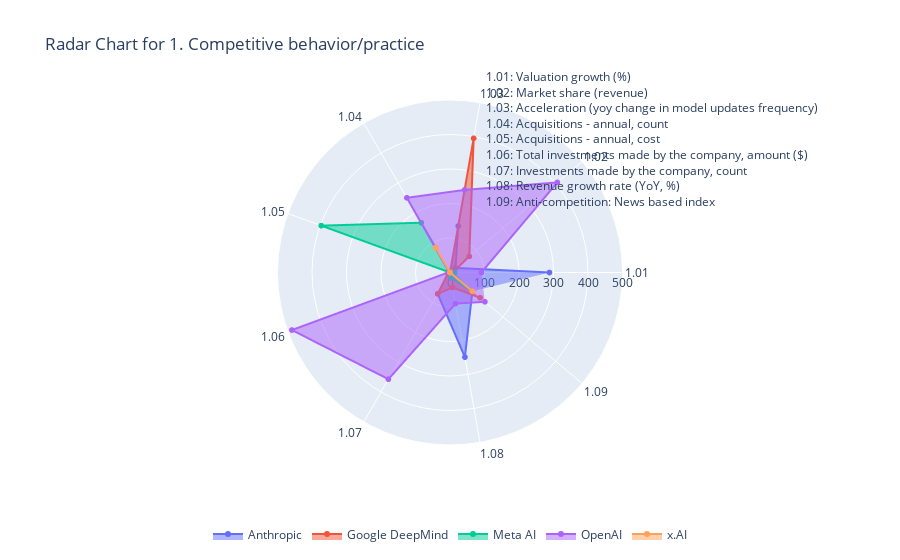
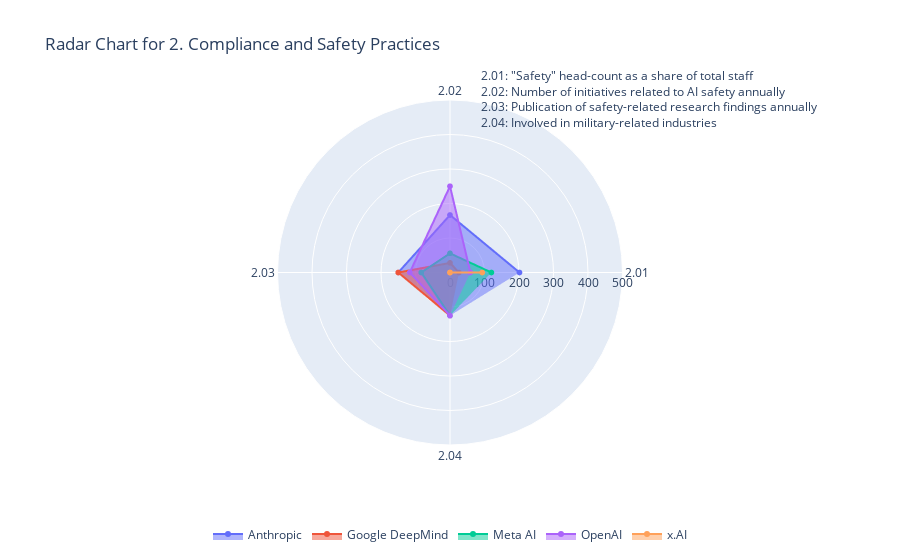
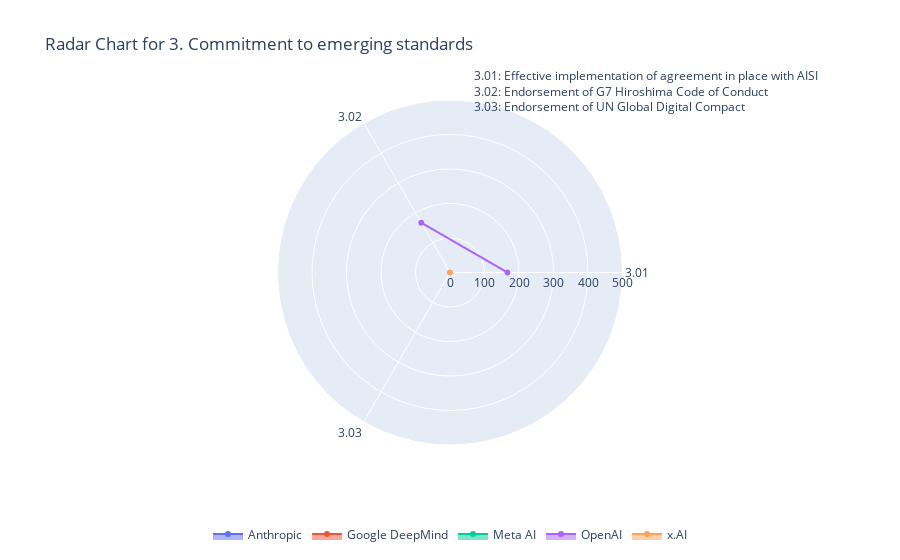
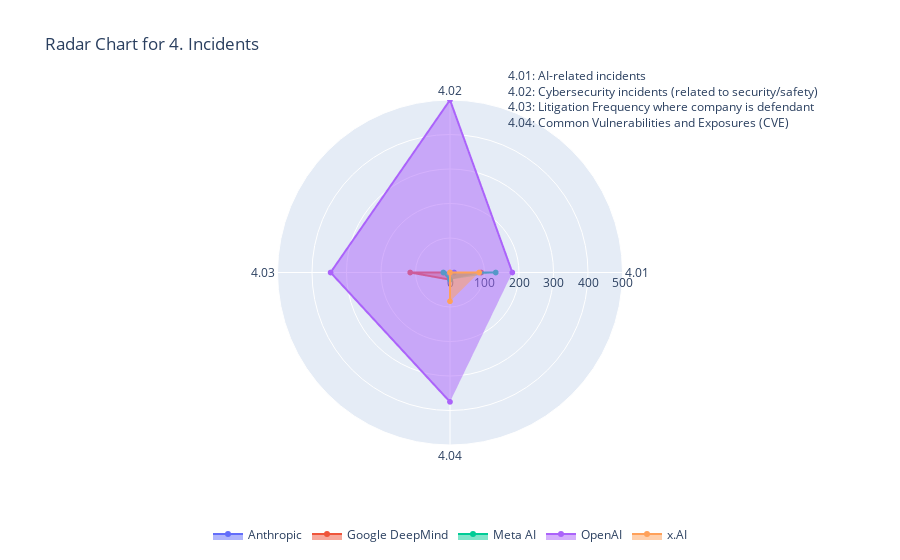

Write notebook code for charts like these, in order.
### Code cell
# Create a radar chart for each category
for category in categories:
    category_data = df[df['Risk Category'] == category]
    
    fig = go.Figure()
    
    # Add a trace for each company
    for company in companies:
        company_data = category_data[category_data['Company'] == company]
        fig.add_trace(go.Scatterpolargl(
            r=company_data['Standardized Value'],
            theta=company_data['Risk ID'],
            connectgaps=True,
            fill='toself',
            name=company
        ))

    # Update the layout to move the legend to the bottom
    fig.update_layout(
        legend=dict(
            orientation="h",
            yanchor="bottom",
            y=-0.3,
            xanchor="center",
            x=0.5
        )
    )
    
    # Add annotations for Risk ID and Risk Indicator
    annotations = []
    for risk_id, risk_indicator in zip(category_data['Risk ID'].unique(), category_data['Risk Indicator'].unique()):
        annotations.append(f"{risk_id}: {risk_indicator}")
    
    # Update the layout
    fig.update_layout(
        polar=dict(
            radialaxis=dict(
                visible=True,
                range=[0, 500]
            )),
        showlegend=True,
        title=f"Radar Chart for {category}",
        annotations=[dict(
            x=1.0,
            y=1.1,
            xref="paper",
            yref="paper",
            showarrow=False,
            text="<br>".join(annotations),
            align="left"
        )]
    )
    
    fig.show()

### Figure 1 — Plotly figure (JSON) as saved in the notebook; plotly's stock layout.template omitted (floating-point values rounded to 4 significant figures)
{"data": [{"connectgaps": true, "fill": "toself", "name": "Anthropic", "r": [288.2, 20.83, 136.7, 0, 0, 6.361, 71.43, 249.1, 84.65], "theta": ["1.01", "1.02", "1.03", "1.04", "1.05", "1.06", "1.07", "1.08", "1.09"], "type": "scatterpolargl"}, {"connectgaps": true, "fill": "toself", "name": "Google DeepMind", "r": [7.333, 72.91, 394.9, 0, 0, 6.043, 71.43, 43.96, 114.0], "theta": ["1.01", "1.02", "1.03", "1.04", "1.05", "1.06", "1.07", "1.08", "1.09"], "type": "scatterpolargl"}, {"connectgaps": true, "fill": "toself", "name": "Meta AI", "r": [13.6, 0.01042, -374.7, 166.7, 397.1, 0, 0, 15.35, 84.65], "theta": ["1.01", "1.02", "1.03", "1.04", "1.05", "1.06", "1.07", "1.08", "1.09"], "type": "scatterpolargl"}, {"connectgaps": true, "fill": "toself", "name": "OpenAI", "r": [90.86, 406.2, 243.0, 250, 2.899, 487.6, 357.1, 91.58, 132.1], "theta": ["1.01", "1.02", "1.03", "1.04", "1.05", "1.06", "1.07", "1.08", "1.09"], "type": "scatterpolargl"}, {"connectgaps": true, "fill": "toself", "name": "x.AI", "r": [null, 0.01042, null, 83.33, null, 0, 0, null, 84.65], "theta": ["1.01", "1.02", "1.03", "1.04", "1.05", "1.06", "1.07", "1.08", "1.09"], "type": "scatterpolargl"}], "layout": {"annotations": [{"align": "left", "showarrow": false, "text": "1.01: Valuation growth (%)<br>1.02: Market share (revenue)<br>1.03: Acceleration (yoy change in model updates frequency)<br>1.04: Acquisitions - annual, count<br>1.05: Acquisitions - annual, cost<br>1.06: Total investments made by the company, amount ($)<br>1.07: Investments made by the company, count<br>1.08: Revenue growth rate (YoY, %)<br>1.09: Anti-competition: News based index", "x": 1, "xref": "paper", "y": 1.1, "yref": "paper"}], "legend": {"orientation": "h", "x": 0.5, "xanchor": "center", "y": -0.3, "yanchor": "bottom"}, "polar": {"radialaxis": {"range": [0, 500], "visible": true}}, "showlegend": true, "title": {"text": "Radar Chart for 1. Competitive behavior/practice"}}}

### Figure 2 — Plotly figure (JSON) as saved in the notebook; plotly's stock layout.template omitted (floating-point values rounded to 4 significant figures)
{"data": [{"connectgaps": true, "fill": "toself", "name": "Anthropic", "r": [201.4, 166.7, 150, 125], "theta": ["2.01", "2.02", "2.03", "2.04"], "type": "scatterpolargl"}, {"connectgaps": true, "fill": "toself", "name": "Google DeepMind", "r": [26.06, 27.78, 150, 125], "theta": ["2.01", "2.02", "2.03", "2.04"], "type": "scatterpolargl"}, {"connectgaps": true, "fill": "toself", "name": "Meta AI", "r": [120.1, 55.56, 83.33, 125], "theta": ["2.01", "2.02", "2.03", "2.04"], "type": "scatterpolargl"}, {"connectgaps": true, "fill": "toself", "name": "OpenAI", "r": [59.1, 250, 116.7, 125], "theta": ["2.01", "2.02", "2.03", "2.04"], "type": "scatterpolargl"}, {"connectgaps": true, "fill": "toself", "name": "x.AI", "r": [93.37, 0, 0, 0], "theta": ["2.01", "2.02", "2.03", "2.04"], "type": "scatterpolargl"}], "layout": {"annotations": [{"align": "left", "showarrow": false, "text": "2.01: \"Safety\" head-count as a share of total staff<br>2.02: Number of initiatives related to AI safety annually<br>2.03: Publication of safety-related research findings annually<br>2.04: Involved in military-related industries", "x": 1, "xref": "paper", "y": 1.1, "yref": "paper"}], "legend": {"orientation": "h", "x": 0.5, "xanchor": "center", "y": -0.3, "yanchor": "bottom"}, "polar": {"radialaxis": {"range": [0, 500], "visible": true}}, "showlegend": true, "title": {"text": "Radar Chart for 2. Compliance and Safety Practices"}}}

### Figure 3 — Plotly figure (JSON) as saved in the notebook; plotly's stock layout.template omitted (floating-point values rounded to 4 significant figures)
{"data": [{"connectgaps": true, "fill": "toself", "name": "Anthropic", "r": [166.7, 166.7, null], "theta": ["3.01", "3.02", "3.03"], "type": "scatterpolargl"}, {"connectgaps": true, "fill": "toself", "name": "Google DeepMind", "r": [166.7, 166.7, null], "theta": ["3.01", "3.02", "3.03"], "type": "scatterpolargl"}, {"connectgaps": true, "fill": "toself", "name": "Meta AI", "r": [0, 0, null], "theta": ["3.01", "3.02", "3.03"], "type": "scatterpolargl"}, {"connectgaps": true, "fill": "toself", "name": "OpenAI", "r": [166.7, 166.7, null], "theta": ["3.01", "3.02", "3.03"], "type": "scatterpolargl"}, {"connectgaps": true, "fill": "toself", "name": "x.AI", "r": [0, 0, null], "theta": ["3.01", "3.02", "3.03"], "type": "scatterpolargl"}], "layout": {"annotations": [{"align": "left", "showarrow": false, "text": "3.01: Effective implementation of agreement in place with AISI<br>3.02: Endorsement of G7 Hiroshima Code of Conduct<br>3.03: Endorsement of UN Global Digital Compact", "x": 1, "xref": "paper", "y": 1.1, "yref": "paper"}], "legend": {"orientation": "h", "x": 0.5, "xanchor": "center", "y": -0.3, "yanchor": "bottom"}, "polar": {"radialaxis": {"range": [0, 500], "visible": true}}, "showlegend": true, "title": {"text": "Radar Chart for 3. Commitment to emerging standards"}}}

### Figure 4 — Plotly figure (JSON) as saved in the notebook; plotly's stock layout.template omitted (floating-point values rounded to 4 significant figures)
{"data": [{"connectgaps": true, "fill": "toself", "name": "Anthropic", "r": [12.05, 0, 19.23, 0], "theta": ["4.01", "4.02", "4.03", "4.04"], "type": "scatterpolargl"}, {"connectgaps": true, "fill": "toself", "name": "Google DeepMind", "r": [90.36, 0, 115.4, 20.83], "theta": ["4.01", "4.02", "4.03", "4.04"], "type": "scatterpolargl"}, {"connectgaps": true, "fill": "toself", "name": "Meta AI", "r": [132.5, 0, 19.23, 20.83], "theta": ["4.01", "4.02", "4.03", "4.04"], "type": "scatterpolargl"}, {"connectgaps": true, "fill": "toself", "name": "OpenAI", "r": [180.7, 500, 346.2, 375], "theta": ["4.01", "4.02", "4.03", "4.04"], "type": "scatterpolargl"}, {"connectgaps": true, "fill": "toself", "name": "x.AI", "r": [84.34, 0, 0, 83.33], "theta": ["4.01", "4.02", "4.03", "4.04"], "type": "scatterpolargl"}], "layout": {"annotations": [{"align": "left", "showarrow": false, "text": "4.01: AI-related incidents<br>4.02: Cybersecurity incidents (related to security/safety)<br>4.03: Litigation Frequency where company is defendant<br>4.04: Common Vulnerabilities and Exposures (CVE)", "x": 1, "xref": "paper", "y": 1.1, "yref": "paper"}], "legend": {"orientation": "h", "x": 0.5, "xanchor": "center", "y": -0.3, "yanchor": "bottom"}, "polar": {"radialaxis": {"range": [0, 500], "visible": true}}, "showlegend": true, "title": {"text": "Radar Chart for 4. Incidents"}}}
